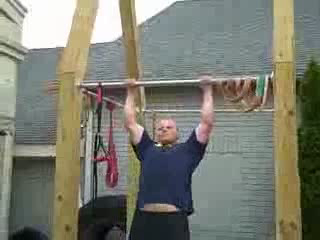
#> input picture frame 0 of code/vid.avi, 320 x 240 px
$ jupyter execute 'Lab 3B Motion Feature Extraction.ipynb'
#> lines starting #> are read from the running program, lines starting #| are printed output that depends on the picture
# Lab 3B: Motion Feature Extraction
**Course:** AIML ZG531 - Video Analysis
**Module:** 3 - Feature Extraction
**Topic:** Temporal Motion Features Using Frame Differencing, Background Subtraction, and Optical Flow
**Author:** Seetha Parameswaran

---

## Learning Objectives
- Extract motion information using frame differencing techniques
- Implement background subtraction for foreground detection
- Compute sparse optical flow using Lucas-Kanade method
- Calculate dense optical flow using Farneback algorithm
- Visualize and interpret motion patterns in videos
- Understand the brightness constancy assumption and aperture problem

This script extracts motion features:
1. Frame Differencing
2. Background Subtraction (GMM)
3. Optical Flow (Lucas-Kanade, Farneback)

[cell 1]
import cv2
import numpy as np
import matplotlib.pyplot as plt
import os


class MotionFeatureExtractor:
    """Extract motion features from video"""

    def __init__(self, video_path):
        self.video_path = video_path
        self.cap = cv2.VideoCapture(video_path)

        if not self.cap.isOpened():
            raise ValueError(f"Cannot open video: {video_path}")

        self.fps = self.cap.get(cv2.CAP_PROP_FPS)
        self.total_frames = int(self.cap.get(cv2.CAP_PROP_FRAME_COUNT))
        self.width = int(self.cap.get(cv2.CAP_PROP_FRAME_WIDTH))
        self.height = int(self.cap.get(cv2.CAP_PROP_FRAME_HEIGHT))

        print(f"Video: {self.width}x{self.height}, {self.fps} fps, {self.total_frames} frames")

    def frame_differencing(self, frame1, frame2, threshold=30):
        """
        Compute frame difference

        Args:
            frame1, frame2: Consecutive frames
            threshold: Difference threshold
        Returns:
            Binary difference mask
        """
        gray1 = cv2.cvtColor(frame1, cv2.COLOR_BGR2GRAY)
        gray2 = cv2.cvtColor(frame2, cv2.COLOR_BGR2GRAY)

        diff = cv2.absdiff(gray1, gray2)
        _, thresh = cv2.threshold(diff, threshold, 255, cv2.THRESH_BINARY)

        return diff, thresh

    def background_subtraction(self, frames, learning_rate=0.001):
        """
        Background subtraction using MOG2

        Args:
            frames: List of frames
            learning_rate: Learning rate for background model
        Returns:
            Foreground masks
        """
        bg_subtractor = cv2.createBackgroundSubtractorMOG2(
            history=500, varThreshold=16, detectShadows=True
        )

        masks = []
        for frame in frames:
            mask = bg_subtractor.apply(frame, learningRate=learning_rate)
            masks.append(mask)

        return masks

    def optical_flow_lucas_kanade(self, frame1, frame2, max_corners=100):
        """
        Sparse optical flow using Lucas-Kanade

        Args:
            frame1, frame2: Consecutive frames
            max_corners: Max feature points
        Returns:
            Feature points and flow vectors
        """
        gray1 = cv2.cvtColor(frame1, cv2.COLOR_BGR2GRAY)
        gray2 = cv2.cvtColor(frame2, cv2.COLOR_BGR2GRAY)

        # Detect corners in first frame
        p0 = cv2.goodFeaturesToTrack(
            gray1, maxCorners=max_corners,
            qualityLevel=0.01, minDistance=10
        )

        if p0 is None:
            return None, None

        # Calculate optical flow
        p1, status, _ = cv2.calcOpticalFlowPyrLK(gray1, gray2, p0, None)

        # Select good points
        good_old = p0[status == 1]
        good_new = p1[status == 1]

        return good_old, good_new

    def optical_flow_farneback(self, frame1, frame2):
        """
        Dense optical flow using Farneback method

        Args:
            frame1, frame2: Consecutive frames
        Returns:
            Flow field (u, v components)
        """
        gray1 = cv2.cvtColor(frame1, cv2.COLOR_BGR2GRAY)
        gray2 = cv2.cvtColor(frame2, cv2.COLOR_BGR2GRAY)

        flow = cv2.calcOpticalFlowFarneback(
            gray1, gray2, None,
            pyr_scale=0.5, levels=3, winsize=15,
            iterations=3, poly_n=5, poly_sigma=1.2, flags=0
        )

        return flow

    def visualize_motion_features(self, frame1, frame2, save_path=None):
        """Visualize all motion features"""

        fig = plt.figure(figsize=(16, 10))

        # Original frames
        ax1 = plt.subplot(3, 3, 1)
        ax1.imshow(cv2.cvtColor(frame1, cv2.COLOR_BGR2RGB))
        ax1.set_title('Frame t')
        ax1.axis('off')

        ax2 = plt.subplot(3, 3, 2)
        ax2.imshow(cv2.cvtColor(frame2, cv2.COLOR_BGR2RGB))
        ax2.set_title('Frame t+1')
        ax2.axis('off')

        # Frame differencing
        diff, thresh = self.frame_differencing(frame1, frame2)
        ax3 = plt.subplot(3, 3, 3)
        ax3.imshow(diff, cmap='hot')
        ax3.set_title('Frame Difference')
        ax3.axis('off')

        ax4 = plt.subplot(3, 3, 4)
        ax4.imshow(thresh, cmap='gray')
        ax4.set_title('Thresholded Difference')
        ax4.axis('off')

        # Background subtraction
        masks = self.background_subtraction([frame1, frame2])
        ax5 = plt.subplot(3, 3, 5)
        ax5.imshow(masks[1], cmap='gray')
        ax5.set_title('Background Subtraction')
        ax5.axis('off')

        # Lucas-Kanade optical flow
        p0, p1 = self.optical_flow_lucas_kanade(frame1, frame2)
        ax6 = plt.subplot(3, 3, 6)
        frame_lk = cv2.cvtColor(frame2.copy(), cv2.COLOR_BGR2RGB)
        if p0 is not None and p1 is not None:
            for (x0, y0), (x1, y1) in zip(p0, p1):
                cv2.arrowedLine(frame_lk, (int(x0), int(y0)),
                              (int(x1), int(y1)), (0, 255, 0), 2, tipLength=0.3)
        ax6.imshow(frame_lk)
        ax6.set_title(f'Lucas-Kanade Flow ({len(p0) if p0 is not None else 0} points)')
        ax6.axis('off')

        # Farneback dense optical flow
        flow = self.optical_flow_farneback(frame1, frame2)

        # Flow magnitude
        magnitude = np.sqrt(flow[..., 0]**2 + flow[..., 1]**2)
        ax7 = plt.subplot(3, 3, 7)
        ax7.imshow(magnitude, cmap='jet')
        ax7.set_title('Flow Magnitude')
        ax7.axis('off')

        # Flow direction (HSV visualization)
        hsv = np.zeros((flow.shape[0], flow.shape[1], 3), dtype=np.uint8)
        hsv[..., 1] = 255
        mag, ang = cv2.cartToPolar(flow[..., 0], flow[..., 1])
        hsv[..., 0] = ang * 180 / np.pi / 2
        hsv[..., 2] = cv2.normalize(mag, None, 0, 255, cv2.NORM_MINMAX)
        rgb = cv2.cvtColor(hsv, cv2.COLOR_HSV2RGB)

        ax8 = plt.subplot(3, 3, 8)
        ax8.imshow(rgb)
        ax8.set_title('Flow Direction (HSV)')
        ax8.axis('off')

        # Flow statistics
        ax9 = plt.subplot(3, 3, 9)
        stats_text = f"Flow Statistics:\n"
        stats_text += f"Mean magnitude: {np.mean(magnitude):.2f}\n"
        stats_text += f"Max magnitude: {np.max(magnitude):.2f}\n"
        stats_text += f"Motion pixels (>1): {np.sum(magnitude > 1)}\n"
        ax9.text(0.1, 0.5, stats_text, fontsize=10, verticalalignment='center')
        ax9.axis('off')

        plt.tight_layout()

        if save_path:
            plt.savefig(save_path, dpi=150, bbox_inches='tight')
            print(f"Saved: {save_path}")

        plt.show()

    def process_video_sample(self, sample_pairs=5, output_dir='motion_features'):
        """Process sample frame pairs"""
#> called with sample_pairs = 5, output_dir = 'motion_features'

        os.makedirs(output_dir, exist_ok=True)

        # Sample frame pairs
        frame_indices = np.linspace(0, self.total_frames - 10, sample_pairs, dtype=int)

        print(f"\nProcessing {sample_pairs} frame pairs...")

        for i, frame_idx in enumerate(frame_indices):
            print(f"\nPair {i+1}/{sample_pairs}: frames {frame_idx} and {frame_idx+1}")

            # Read consecutive frames
            self.cap.set(cv2.CAP_PROP_POS_FRAMES, frame_idx)
            ret1, frame1 = self.cap.read()
            ret2, frame2 = self.cap.read()

            if not (ret1 and ret2):
                print(f"Cannot read frames {frame_idx}")
                continue

            # Visualize
            save_path = os.path.join(output_dir, f'motion_frame_{frame_idx:06d}.png')
            self.visualize_motion_features(frame1, frame2, save_path)
#> this loop made 5 passes
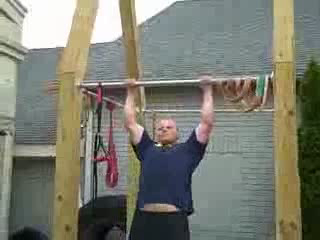
#> input picture frame 0 of code/vid.avi, 320 x 240 px
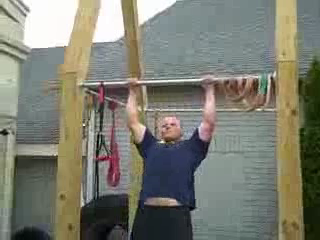
#> input picture frame 1 of code/vid.avi, 320 x 240 px
#> pass 1, in frame_differencing, `gray1 = cv2.cvtColor(frame1, cv2.COLOR_BGR2GRAY)`:
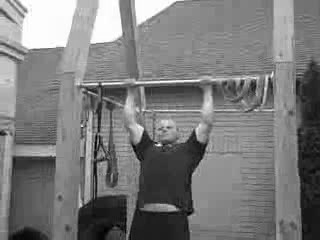
#> gray1: shape (240, 320); min 0, max 255, mean 122.8
#> pass 1, in frame_differencing, `gray2 = cv2.cvtColor(frame2, cv2.COLOR_BGR2GRAY)`:
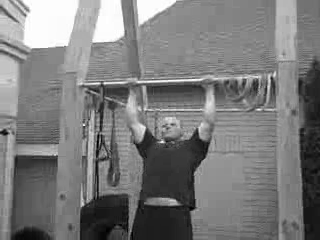
#> gray2: shape (240, 320); min 0, max 255, mean 123.2
#> pass 1, in frame_differencing, `diff = cv2.absdiff(gray1, gray2)`:
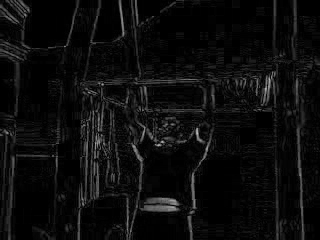
#> diff: shape (240, 320); min 0, max 192, mean 12.7
#> pass 1, in frame_differencing, `_, thresh = cv2.threshold(diff, threshold, 255, cv2.THRESH_BINARY)`:
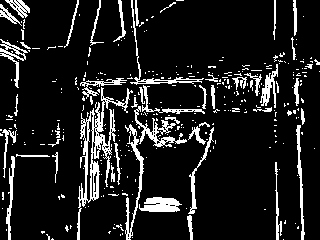
#> thresh: shape (240, 320); 12% white in thin lines or dots
#> pass 1, in visualize_motion_features, `plt.savefig(save_path, dpi=150, bbox_inches='tight')`:
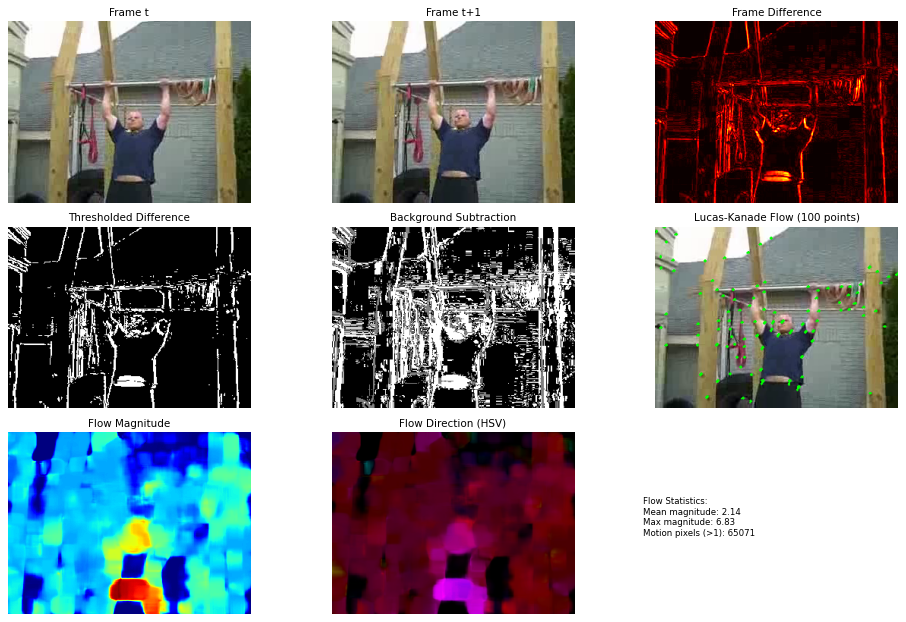
#> figure drawn by matplotlib, 8 panels
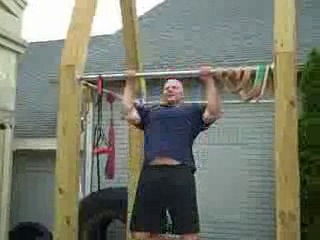
#> input picture frame 23 of code/vid.avi, 320 x 240 px
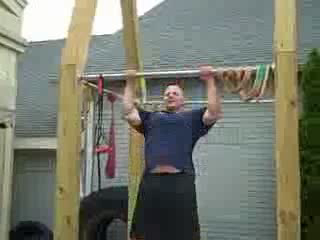
#> input picture frame 24 of code/vid.avi, 320 x 240 px
#> pass 2, in visualize_motion_features (call 2), `plt.savefig(save_path, dpi=150, bbox_inches='tight')`:
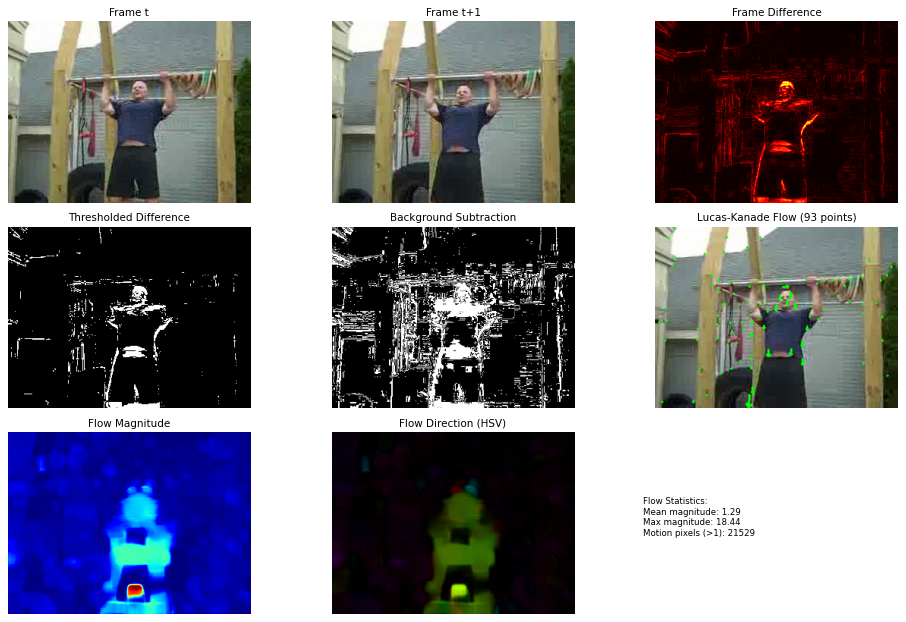
#> figure drawn by matplotlib, 8 panels
#> after the loop:
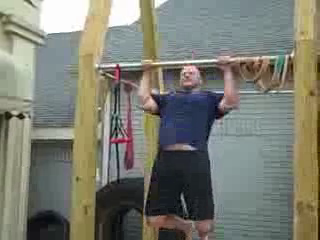
#> frame1: shape (240, 320, 3); mean B, G, R 113.6, 124.6, 123.3

    def __del__(self):
        if hasattr(self, 'cap'):
            self.cap.release()

$ run again, starting later in the video
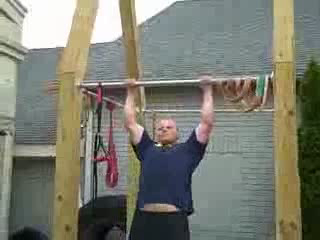
#> input picture frame 0 of code/vid.avi, 320 x 240 px
#> the loop in process_video_sample, `for i, frame_idx in enumerate(frame_indices):` made 5 passes
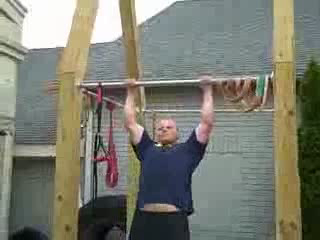
#> input picture frame 0 of code/vid.avi, 320 x 240 px
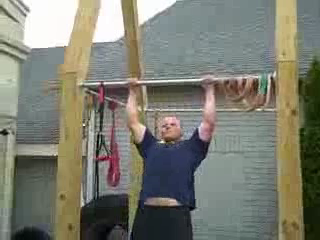
#> input picture frame 1 of code/vid.avi, 320 x 240 px
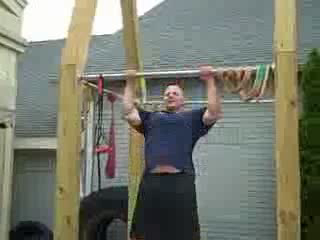
#> input picture frame 24 of code/vid.avi, 320 x 240 px
